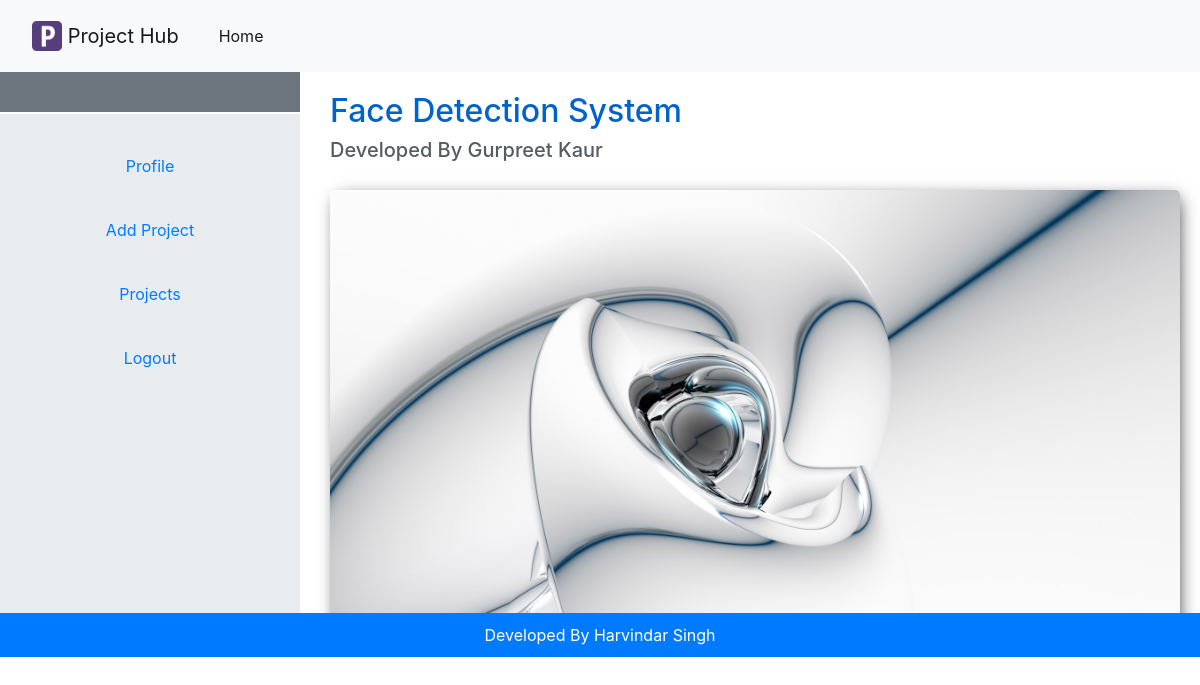
Page /DasViewProject/18/ on the committed database.
### phapp/models.py (models this page shows)
class Project(models.Model):
    email = models.EmailField(max_length=254)
    image = models.ImageField(upload_to='pics')
    developerName = models.CharField(max_length = 100)
    name = models.CharField(max_length=100)
    description = models.TextField()
    code = models.TextField()

### phapp/views.py (the view)
# urls.py: path('DasViewProject/<int:pk>/', views.bashboardViewProject, name="DasViewProject"),
def bashboardViewProject(request, pk=None):
    project = Project.objects.get(id=pk)
    return render(request, 'viewProject.html', {'project': project})

### templates/viewProject.html (shortened to what this page needs)
{% extends 'Dashboard.html' %}
{% block content %}
    <div class="das-view-projet-containner">
    	<div class="das-view-inner-containner">
	    	<div class="author-info">
	    		<h2>{{project.name}}</h2>
	    		<h5>Developed By {{project.developerName}}</h5>
	    	</div>
	    	<img src="{{project.image.url}}" style="width: 100%;">
    	</div>
    </div>
{% endblock %}

### static/styles.css (style rules this page uses)
.das-view-projet-containner { width: 100%; height: 100%; background-color: #fff; }
.das-view-inner-containner { padding: 20px; padding-left: 30px; }
.das-view-inner-containner img { margin-bottom: 23px; margin-top: 15px; border-radius: 5px; width: 100%; box-shadow: 3px 4px 17px -5px #1d2124; }
.das-view-projet-containner .author-info h2 { color: #0062cc; }
.das-view-projet-containner .author-info h5 { color: #545b62; }
.das-view-projet-containner h5 { margin-bottom: 13px; }

### rows in the picture
Project: name "Face Detection System", developerName "Gurpreet Kaur", image (picture)
